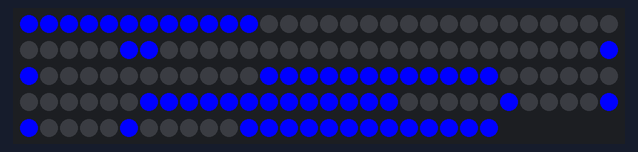
A sketch run on a simulated Arduino Uno, built with avr-gcc and run on an emulated ATmega328P. On the bench: 144 RGB LEDs in strip order, left to right, continuing on the next row.

Above: at 0.1 s.

The sketch:

178.ino
```cpp
#include <Adafruit_NeoPixel.h>
#define PIN 4
Adafruit_NeoPixel strip = Adafruit_NeoPixel(144, PIN, NEO_GRB + NEO_KHZ800);

#define NUMPIXELS 144

void setup() {
  // put your setup code here, to run once:
  strip.begin();

  strip.clear();


}

void loop() {
  // put your main code here, to run repeatedly:
  show1();
  show7();
  show8();
}


void show1(){
  for(int x =0; x<=11; x++){
    strip.setPixelColor(x, 0,0,255);
  }
  strip.show();
}

void show7(){
  strip.setPixelColor(35, 0,0,255);
  strip.setPixelColor(36, 0,0,255);
  strip.setPixelColor(59, 0,0,255);
  strip.setPixelColor(60, 0,0,255);
  for(int x=72; x<= 83; x++){
  strip.setPixelColor(x, 0,0,255);
  }
  strip.show();
}

void show8(){
  for( int x = 96; x<=107; x++){
    strip.setPixelColor(x,0,0,255);
  }
  strip.setPixelColor(108,0,0,255);
  strip.setPixelColor(119,0,0,255);
  strip.setPixelColor(120,0,0,255);
  strip.setPixelColor(125,0,0,255);
  strip.setPixelColor(114,0,0,255);
  strip.setPixelColor(131,0,0,255);
  for(int x = 132; x<144; x++){
    strip.setPixelColor(x,0,0,255);
  }
  strip.show();
}
```
